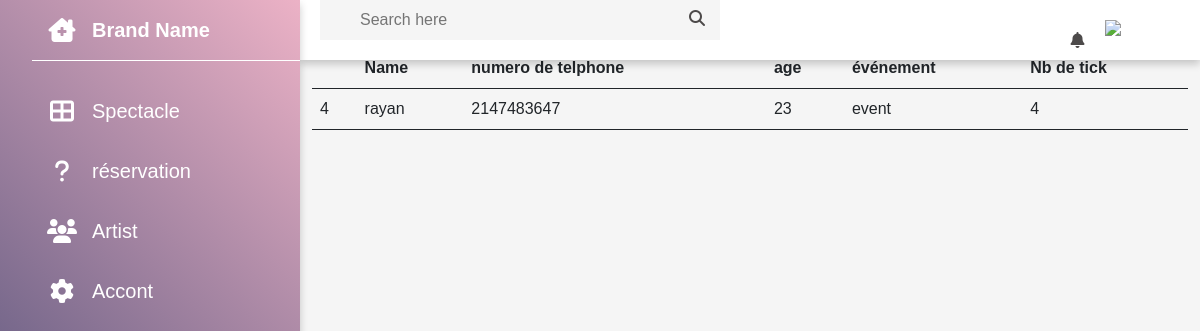
Page /adminrsrv.php on the committed database.
### tables this page shows
CREATE TABLE `reservation` (
  `id` int(11) NOT NULL,
  `name` varchar(255) NOT NULL,
  `nb_tlphon` int(11) NOT NULL,
  `age` int(11) NOT NULL,
  `event` varchar(255) NOT NULL,
  `number_billets` int(11) NOT NULL
);

### adminrsrv.php (the view, shortened to what this page needs)
<!DOCTYPE html>
<html lang="en">
<head>
    <link rel="stylesheet" href="adm.css">
    <link href="https://cdn.jsdelivr.net/npm/bootstrap@5.0.2/dist/css/bootstrap.min.css" rel="stylesheet">
    <link rel="stylesheet" href="https://cdnjs.cloudflare.com/ajax/libs/font-awesome/6.4.0/css/all.min.css">
</head>
<body>
    <div class="containerr">
        <div class="sidebar">
            <ul>
                <li>
                    <a href="#">
                        <i class="fas fa-clinic-medical"></i>
                        <div class="title">Brand Name</div>
                    </a>
                </li>
                <li>
                    <a href="admiin.php">
                        <i class="fas fa-th-large"></i>
                        <div class="title">Spectacle</div>
                    </a>
                </li>
                <li>
                    <a href="adminrsrv.php">
                        <i class="fas fa-question"></i>
                        <div class="title">réservation</div>
                    </a>
                </li>
                <li>
                    <a href="artist.php">
                        <i class="fas fa-users"></i>
                        <div class="title">Artist</div>
                    </a>
                </li>
                <li>
                    <a href="#">
                        <i class="fas fa-cog"></i>
                        <div class="title">Accont</div>
                    </a>
                </li>
            </ul>
        </div>
        <div class="main h-100">
            <div class="top-bar">
            <div class="search mb-3">
  <input type="text" name="search" placeholder="Search here">
  <label for="search"><i class="fas fa-search"></i></label>
</div>
                <i class="fas fa-bell"></i>
                <div class="user">
                    <img src="file:///C:/Users/MATRIX%20COMPUTER/Desktop/cultimg/20230215_144418.jpg">
                </div>
            </div>
            <div class="container flex-grow-1">
                <h2 class="mt-30">réservation</h2>
                <?php
                  $conn = mysqli_connect('localhost','root','','cultuermb');
                  $query="SELECT * FROM `reservation`";
                  $query_run=mysqli_query($conn,$query);
                ?>
                <table class="table">
                    <thead>
                        <tr>
                            <th></th>
                            <th>Name</th>
                            <th>numero de telphone</th>
                            <th>age</th>
                            <th>événement</th>
                            <th>Nb de tick</th>
                        </tr>
                    </thead>
                    <tbody>
                        <?php
                          if(mysqli_num_rows($query_run)>0){
                            foreach($query_run as $row){
                                ?>
                                <tr>
                                    <td><?php echo $row['id'];?></td>
                                    <td><?php echo $row['name'];?></td>
                                    <td><?php echo $row['nb_tlphon'];?></td>
                                    <td><?php echo $row['age'];?></td>
                                    <td><?php echo $row['event'];?></td>
                                    <td><?php echo $row['number_billets'];?></td>
                                </tr>
                                <?php
                            }
                          }
                        ?>
                    </tbody>
                </table>
            </div>
        </div>
    </div>
</body>
</html>

### adm.css (style rules this page uses)
* { margin: 0; padding: 0; box-sizing: border-box; font-family: 'Poppins',sans-serif; }
body { overflow-x: hidden; }
.sidebar { position: fixed; width: 300px; height: 100%; background: linear-gradient(45deg, #203160, #ecb2c6); overflow-x: hidden; box-shadow: 0 4px 8px 0 rgb(0, 0, 0, 0.2); z-index: 2; }
.sidebar ul li { width: 100%; list-style: none; }
.sidebar ul li:first-child { line-height: 60px; margin-bottom: 20px; font-weight: 600; border-bottom: 1px solid #fff; }
.sidebar ul li a { width: 100%; text-decoration: none; color: #fff; height: 60px; display: flex; align-items: center; }
.sidebar ul li a i { min-width: 60px; font-size: 24px; text-align: center; }
.sidebar .title { padding: 0 10; font-size: 20px; }
.main { position: absolute; width: calc(100% - 300px); min-height:100vh ; left: 300px; background: #f5f5f5; }
.top-bar { position:fixed ; height: 60px; width: calc(100% - 300px); background: #fff; display: grid; grid-template-columns: 10fr 0.4fr 1fr; grid-gap: 5px; align-items: center; color: #4d4a4a; padding: 0 20px; box-shadow: 0 4px 8px 0 rgb(0, 0, 0, 0.2); z-index: 1; }
.top-bar .search { position: relative; max-width: 400px; }
.search input { width: 100%; min-width: 128px; height: 40px; padding: 0 40px; font-size: 16px; outline: none; border: none; background: #f5f5f5; }
.search i { position: absolute; right: 15px; top: 10px; cursor: pointer; }
.user { position: relative; width: 50px; height: 50px; }
table { margin-top: 10px; width: 100%; border-collapse:collapse ; }
table tr { border-bottom: 1px solid rgb(0, 0, 0, 0.1); }
table tbody tr:last-child { border-bottom: none; }
td { padding: 9px 5px; }

### rows in the picture
reservation: id "4", name "rayan", nb_tlphon "2147483647", age "23", event "event", number_billets "4"
